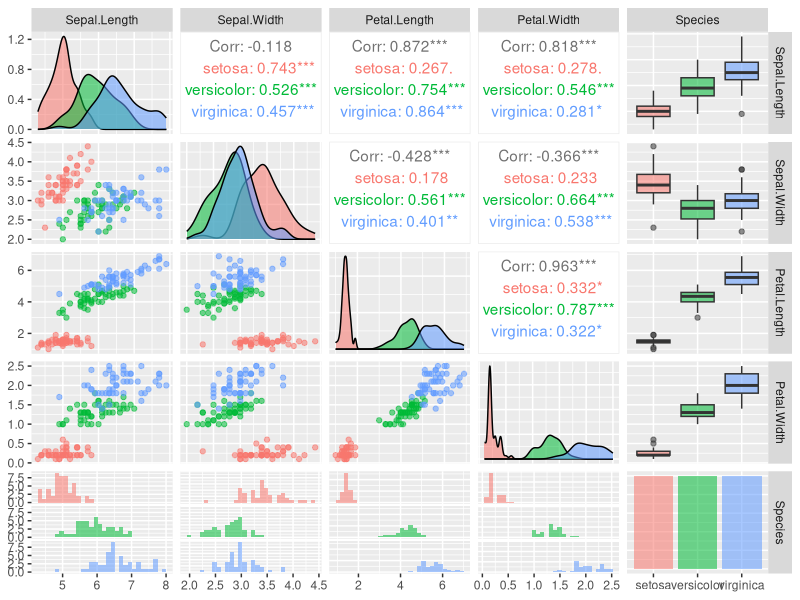
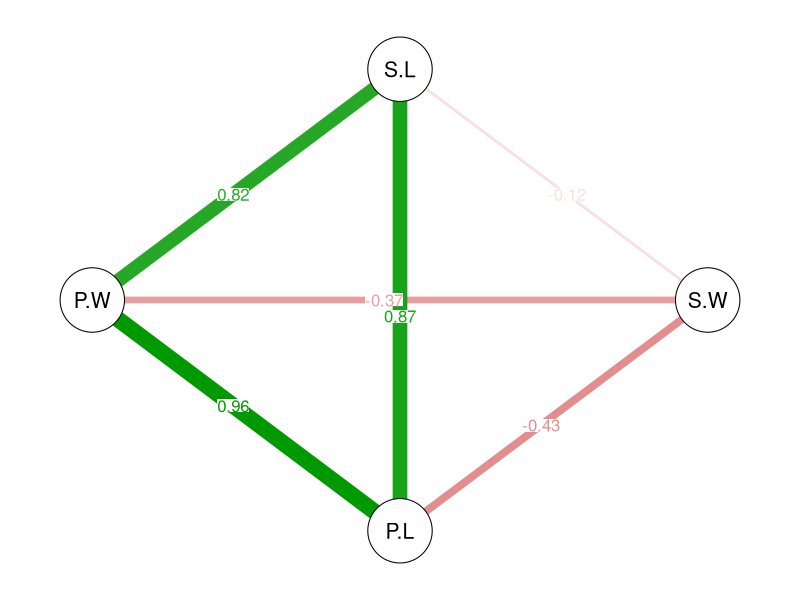

Write R code to recreate these figures, in order.
## ---- chunk 1
knitr::opts_chunk$set(echo = TRUE)
## ---- chunk 2
# p.224
# 標本分散と不偏分散を確認する
# xにデータを代入
x <- c(60, 65, 70, 80, 90)

# サンプルサイズをnに代入
n <- length(x)

# 算術平均値をmに代入
m <- mean(x)

# 偏差をdevに代入
dev <- x - m

# 標本分散
# 偏差の2乗の総和をサンプルサイズで除す
(sum(dev * dev) / n)

# 不偏分散
 # 偏差の2乗の総和を(サンプルサイズ - 1)で除す
(sum(dev * dev) / (n - 1))

# R組み込みのvar関数
var(x)
## ---- chunk 3
# p.229
# ペアプロット描画

# パッケージコレクション"tidyverse"のインストール
install.packages("tidyverse")
# "tidyverse"の読み込み
library("tidyverse")

# ペアプロット作成支援パッケージ"GGally"をインストール
install.packages("GGally")
# "GGally"の読み込み
library("GGally")

# パイプ演算子を使ってirisをggpairs()に渡す
iris %>%
  # Speciesで塗り分け，描画する
  ggpairs(aes_string(colour="Species", alpha = 0.5))

## ---- chunk 4
# p.230
# ネットワーク図描画

# パッケージコレクション"tidyverse"のインストール
install.packages("tidyverse")
# "tidyverse"の読み込み
library("tidyverse")

# ネットワーク図作成支援パッケージ"qgraph"をインストール
install.packages("qgraph")
# "qgraph"の読み込み
library("qgraph")

# パイプ演算子を使ってirisをselect()に渡す
iris %>%
  # select関数で変数Speciesを除く
  select(-Species) %>%
  # 変数間の相関係数を計算する
  cor() %>%
  # ネットワーク図を描画する
  qgraph(edge.labels = T)
